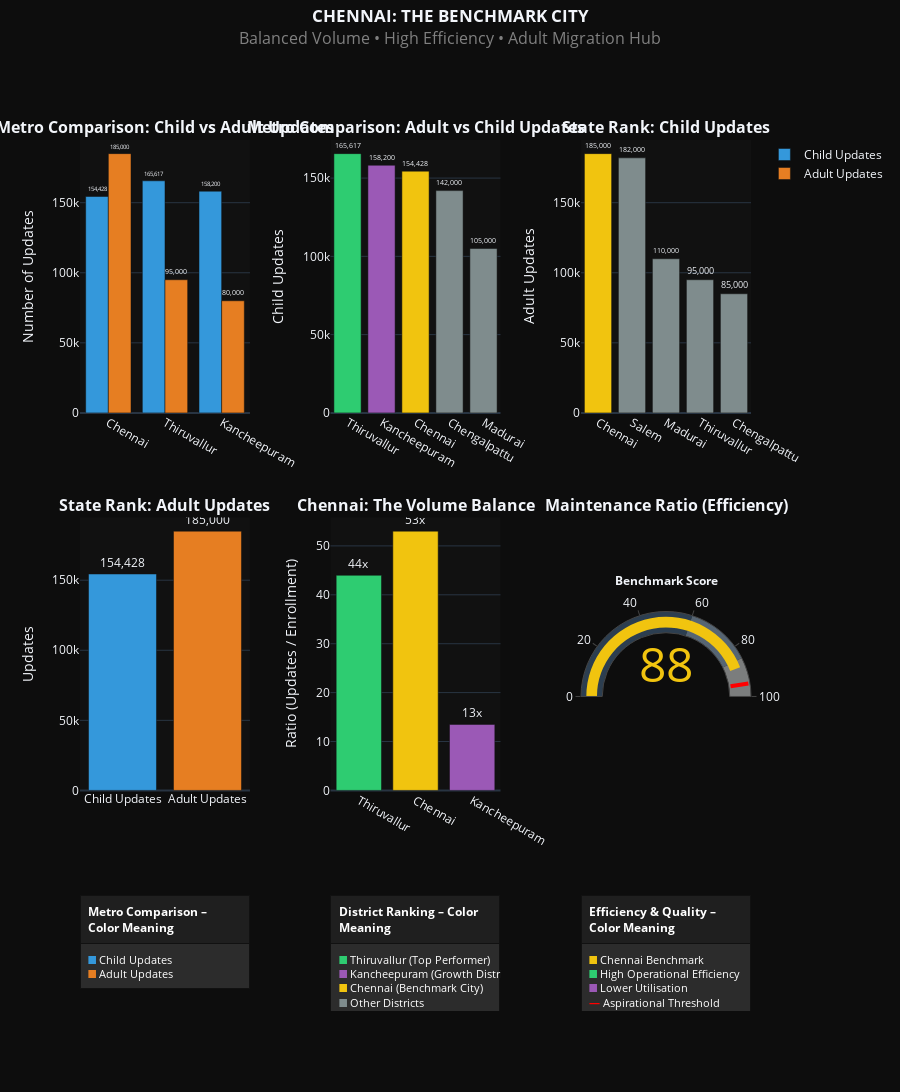

Here is the notebook cell this chart was saved with:
### Markdown cell above
---
# CHENNAI: THE BENCHMARK CITY
## How Chennai Achieves 5x Better Compliance
---

### Code cell
import pandas as pd
import plotly.graph_objects as go
from plotly.subplots import make_subplots

# ==========================================
# DATA
# ==========================================
data = {
    'district': ['Chennai', 'Thiruvallur', 'Kancheepuram', 'Chengalpattu', 'Salem', 'Madurai'],
    'child_updates': [154428, 165617, 158200, 142000, 90000, 105000],
    'adult_updates': [185000, 95000, 80000, 85000, 182000, 110000],
    'child_enrollment': [2913, 3765, 11722, 5000, 4500, 5500],
    'adult_enrollment': [218, 500, 1000, 800, 1500, 1200]
}
df = pd.DataFrame(data)

chennai = df[df['district'] == 'Chennai'].iloc[0]

# ==========================================
# COLORS
# ==========================================
COLORS = {
    'Chennai': '#F1C40F',
    'Thiruvallur': '#2ECC71',
    'Kancheepuram': '#9B59B6',
    'Child': '#3498DB',
    'Adult': '#E67E22',
    'Others': '#7F8C8D'
}
# ==========================================
# SUBPLOTS (TITLE FOR FIRST CHART INCLUDED)
# ==========================================
fig = make_subplots(
    rows=3, cols=3,
    subplot_titles=(
        '<b>Metro Comparison: Child vs Adult Updates</b>',   # ← FIRST GRAPH TITLE
        '<b>Metro Comparison: Adult vs Child Updates</b>',
        '<b>State Rank: Child Updates</b>',
        '<b>State Rank: Adult Updates</b>',
        '<b>Chennai: The Volume Balance</b>',
        '<b>Maintenance Ratio (Efficiency)</b>',
        '', '', ''
    ),
    specs=[
        [{'type': 'bar'}, {'type': 'bar'}, {'type': 'bar'}],
        [{'type': 'bar'}, {'type': 'bar'}, {'type': 'indicator'}],
        [{'type': 'table'}, {'type': 'table'}, {'type': 'table'}]
    ],
    row_heights=[0.35, 0.35, 0.15],
    vertical_spacing=0.12,
    horizontal_spacing=0.12
)


# ==========================================
# ROW 1 COL 1 — METRO COMPARISON
# ==========================================
metro_df = df[df['district'].isin(['Chennai', 'Thiruvallur', 'Kancheepuram'])]

fig.add_bar(
    x=metro_df['district'],
    y=metro_df['child_updates'],
    name='Child Updates',
    marker_color=COLORS['Child'],
    text=metro_df['child_updates'],
    texttemplate='%{text:,}',
    textposition='outside',
    row=1, col=1
)

fig.add_bar(
    x=metro_df['district'],
    y=metro_df['adult_updates'],
    name='Adult Updates',
    marker_color=COLORS['Adult'],
    text=metro_df['adult_updates'],
    texttemplate='%{text:,}',
    textposition='outside',
    row=1, col=1
)

# ==========================================
# ROW 1 COL 2 — CHILD RANK
# ==========================================
top_child = df.sort_values('child_updates', ascending=False).head(5)

fig.add_bar(
    x=top_child['district'],
    y=top_child['child_updates'],
    marker_color=[
        COLORS['Thiruvallur'] if d == 'Thiruvallur'
        else COLORS['Kancheepuram'] if d == 'Kancheepuram'
        else COLORS['Chennai'] if d == 'Chennai'
        else COLORS['Others']
        for d in top_child['district']
    ],
    text=top_child['child_updates'],
    texttemplate='%{text:,}',
    textposition='outside',
    showlegend=False,
    row=1, col=2
)

# ==========================================
# ROW 1 COL 3 — ADULT RANK
# ==========================================
top_adult = df.sort_values('adult_updates', ascending=False).head(5)

fig.add_bar(
    x=top_adult['district'],
    y=top_adult['adult_updates'],
    marker_color=[
        COLORS['Chennai'] if d == 'Chennai' else COLORS['Others']
        for d in top_adult['district']
    ],
    text=top_adult['adult_updates'],
    texttemplate='%{text:,}',
    textposition='outside',
    showlegend=False,
    row=1, col=3
)

# ==========================================
# ROW 2 COL 1 — BALANCE
# ==========================================
fig.add_bar(
    x=['Child Updates', 'Adult Updates'],
    y=[chennai['child_updates'], chennai['adult_updates']],
    marker_color=[COLORS['Child'], COLORS['Adult']],
    text=[chennai['child_updates'], chennai['adult_updates']],
    texttemplate='%{text:,}',
    textposition='outside',
    showlegend=False,
    row=2, col=1
)

# ==========================================
# ROW 2 COL 2 — MAINTENANCE RATIO
# ==========================================
ratios = [
    df.loc[df['district']=='Thiruvallur','child_updates'].values[0] /
    df.loc[df['district']=='Thiruvallur','child_enrollment'].values[0],
    chennai['child_updates'] / chennai['child_enrollment'],
    df.loc[df['district']=='Kancheepuram','child_updates'].values[0] /
    df.loc[df['district']=='Kancheepuram','child_enrollment'].values[0]
]

fig.add_bar(
    x=['Thiruvallur', 'Chennai', 'Kancheepuram'],
    y=ratios,
    marker_color=[COLORS['Thiruvallur'], COLORS['Chennai'], COLORS['Kancheepuram']],
    text=[f"{r:.0f}x" for r in ratios],
    textposition='outside',
    showlegend=False,
    row=2, col=2
)

# ==========================================
# ROW 2 COL 3 — GAUGE
# ==========================================
fig.add_trace(go.Indicator(
    mode="gauge+number",
    value=88,
    number={'font': {'size': 48, 'color': COLORS['Chennai']}},
    title={'text': "<b>Benchmark Score</b>"},
    gauge={
        'axis': {'range': [0, 100]},
        'bar': {'color': COLORS['Chennai']},
        'steps': [
            {'range': [0, 60], 'color': '#2C3E50'},
            {'range': [60, 85], 'color': '#566573'},
            {'range': [85, 100], 'color': '#7B7D7D'}
        ],
        'threshold': {'line': {'color': 'red', 'width': 4}, 'value': 95}
    }
), row=2, col=3)



# ==========================================
# LAYOUT
# ==========================================
fig.update_layout(
    template='plotly_dark',
    height=1200,
    title=dict(
        text="<b>CHENNAI: THE BENCHMARK CITY</b><br>"
             "<span style='font-size:16px;color:gray'>Balanced Volume • High Efficiency • Adult Migration Hub</span>",
        x=0.5,
        y=0.98
    ),
    margin=dict(l=80, r=80, t=140, b=80),
    barmode='group',
    plot_bgcolor='#111111',
    paper_bgcolor='#0d0d0d'
)

fig.update_yaxes(title_text="Number of Updates", row=1, col=1)
fig.update_yaxes(title_text="Child Updates", row=1, col=2)
fig.update_yaxes(title_text="Adult Updates", row=1, col=3)
fig.update_yaxes(title_text="Updates", row=2, col=1)
fig.update_yaxes(title_text="Ratio (Updates / Enrollment)", row=2, col=2)

# ==========================================================
# BOTTOM ROW — COLOR DENOTATION / LEGENDS
# ==========================================================

# ---- Legend 1: Metro Comparison (Child vs Adult)
fig.add_trace(
    go.Table(
        header=dict(
            values=["<b>Metro Comparison – Color Meaning</b>"],
            fill_color="#1f1f1f",
            font=dict(color="white", size=12),
            align="left"
        ),
        cells=dict(
            values=[[
                "<span style='color:#3498DB'><b>■</b></span> Child Updates<br>"
                "<span style='color:#E67E22'><b>■</b></span> Adult Updates"
            ]],
            fill_color="#2c2c2c",
            font=dict(color="white", size=11),
            align="left",
            height=40
        )
    ),
    row=3, col=1
)

# ---- Legend 2: District Ranking Charts
fig.add_trace(
    go.Table(
        header=dict(
            values=["<b>District Ranking – Color Meaning</b>"],
            fill_color="#1f1f1f",
            font=dict(color="white", size=12),
            align="left"
        ),
        cells=dict(
            values=[[
                "<span style='color:#2ECC71'><b>■</b></span> Thiruvallur (Top Performer)<br>"
                "<span style='color:#9B59B6'><b>■</b></span> Kancheepuram (Growth District)<br>"
                "<span style='color:#F1C40F'><b>■</b></span> Chennai (Benchmark City)<br>"
                "<span style='color:#7F8C8D'><b>■</b></span> Other Districts"
            ]],
            fill_color="#2c2c2c",
            font=dict(color="white", size=11),
            align="left",
            height=60
        )
    ),
    row=3, col=2
)

# ---- Legend 3: Efficiency & Quality Indicators
fig.add_trace(
    go.Table(
        header=dict(
            values=["<b>Efficiency & Quality – Color Meaning</b>"],
            fill_color="#1f1f1f",
            font=dict(color="white", size=12),
            align="left"
        ),
        cells=dict(
            values=[[
                "<span style='color:#F1C40F'><b>■</b></span> Chennai Benchmark<br>"
                "<span style='color:#2ECC71'><b>■</b></span> High Operational Efficiency<br>"
                "<span style='color:#9B59B6'><b>■</b></span> Lower Utilisation<br>"
                "<span style='color:red'><b>―</b></span> Aspirational Threshold"
            ]],
            fill_color="#2c2c2c",
            font=dict(color="white", size=11),
            align="left",
            height=60
        )
    ),
    row=3, col=3
)


fig.show()

### Figure 1 — Plotly figure (JSON) as saved in the notebook; plotly's stock layout.template omitted (floating-point values rounded to 4 significant figures)
{"data": [{"marker": {"color": "#3498DB"}, "name": "Child Updates", "text": [154400.0, 165600.0, 158200.0], "textposition": "outside", "texttemplate": "%{text:,}", "type": "bar", "x": ["Chennai", "Thiruvallur", "Kancheepuram"], "xaxis": "x", "y": [154428, 165617, 158200], "yaxis": "y"}, {"marker": {"color": "#E67E22"}, "name": "Adult Updates", "text": [185000.0, 95000.0, 80000.0], "textposition": "outside", "texttemplate": "%{text:,}", "type": "bar", "x": ["Chennai", "Thiruvallur", "Kancheepuram"], "xaxis": "x", "y": [185000, 95000, 80000], "yaxis": "y"}, {"marker": {"color": ["#2ECC71", "#9B59B6", "#F1C40F", "#7F8C8D", "#7F8C8D"]}, "showlegend": false, "text": [165600.0, 158200.0, 154400.0, 142000.0, 105000.0], "textposition": "outside", "texttemplate": "%{text:,}", "type": "bar", "x": ["Thiruvallur", "Kancheepuram", "Chennai", "Chengalpattu", "Madurai"], "xaxis": "x2", "y": [165617, 158200, 154428, 142000, 105000], "yaxis": "y2"}, {"marker": {"color": ["#F1C40F", "#7F8C8D", "#7F8C8D", "#7F8C8D", "#7F8C8D"]}, "showlegend": false, "text": [185000.0, 182000.0, 110000.0, 95000.0, 85000.0], "textposition": "outside", "texttemplate": "%{text:,}", "type": "bar", "x": ["Chennai", "Salem", "Madurai", "Thiruvallur", "Chengalpattu"], "xaxis": "x3", "y": [185000, 182000, 110000, 95000, 85000], "yaxis": "y3"}, {"marker": {"color": ["#3498DB", "#E67E22"]}, "showlegend": false, "text": ["154428", "185000"], "textposition": "outside", "texttemplate": "%{text:,}", "type": "bar", "x": ["Child Updates", "Adult Updates"], "xaxis": "x4", "y": [154428, 185000], "yaxis": "y4"}, {"marker": {"color": ["#2ECC71", "#F1C40F", "#9B59B6"]}, "showlegend": false, "text": ["44x", "53x", "13x"], "textposition": "outside", "type": "bar", "x": ["Thiruvallur", "Chennai", "Kancheepuram"], "xaxis": "x5", "y": [43.99, 53.01, 13.5], "yaxis": "y5"}, {"domain": {"x": [0.7467, 1], "y": [0.2541, 0.5671]}, "gauge": {"axis": {"range": [0, 100]}, "bar": {"color": "#F1C40F"}, "steps": [{"color": "#2C3E50", "range": [0, 60]}, {"color": "#566573", "range": [60, 85]}, {"color": "#7B7D7D", "range": [85, 100]}], "threshold": {"line": {"color": "red", "width": 4}, "value": 95}}, "mode": "gauge+number", "number": {"font": {"color": "#F1C40F", "size": 48}}, "title": {"text": "<b>Benchmark Score</b>"}, "type": "indicator", "value": 88}, {"cells": {"align": "left", "fill": {"color": "#2c2c2c"}, "font": {"color": "white", "size": 11}, "height": 40, "values": [["<span style='color:#3498DB'><b>■</b></span> Child Updates<br><span style='color:#E67E22'><b>■</b></span> Adult Updates"]]}, "domain": {"x": [0, 0.2533], "y": [0, 0.1341]}, "header": {"align": "left", "fill": {"color": "#1f1f1f"}, "font": {"color": "white", "size": 12}, "values": ["<b>Metro Comparison – Color Meaning</b>"]}, "type": "table"}, {"cells": {"align": "left", "fill": {"color": "#2c2c2c"}, "font": {"color": "white", "size": 11}, "height": 60, "values": [["<span style='color:#2ECC71'><b>■</b></span> Thiruvallur (Top Performer)<br><span style='color:#9B59B6'><b>■</b></span> Kancheepuram (Growth District)<br><span style='color:#F1C40F'><b>■</b></span> Chennai (Benchmark City)<br><span style='color:#7F8C8D'><b>■</b></span> Other Districts"]]}, "domain": {"x": [0.3733, 0.6267], "y": [0, 0.1341]}, "header": {"align": "left", "fill": {"color": "#1f1f1f"}, "font": {"color": "white", "size": 12}, "values": ["<b>District Ranking – Color Meaning</b>"]}, "type": "table"}, {"cells": {"align": "left", "fill": {"color": "#2c2c2c"}, "font": {"color": "white", "size": 11}, "height": 60, "values": [["<span style='color:#F1C40F'><b>■</b></span> Chennai Benchmark<br><span style='color:#2ECC71'><b>■</b></span> High Operational Efficiency<br><span style='color:#9B59B6'><b>■</b></span> Lower Utilisation<br><span style='color:red'><b>―</b></span> Aspirational Threshold"]]}, "domain": {"x": [0.7467, 1], "y": [0, 0.1341]}, "header": {"align": "left", "fill": {"color": "#1f1f1f"}, "font": {"color": "white", "size": 12}, "values": ["<b>Efficiency & Quality – Color Meaning</b>"]}, "type": "table"}], "layout": {"annotations": [{"font": {"size": 16}, "showarrow": false, "text": "<b>Metro Comparison: Child vs Adult Updates</b>", "x": 0.1267, "xanchor": "center", "xref": "paper", "y": 1, "yanchor": "bottom", "yref": "paper"}, {"font": {"size": 16}, "showarrow": false, "text": "<b>Metro Comparison: Adult vs Child Updates</b>", "x": 0.5, "xanchor": "center", "xref": "paper", "y": 1, "yanchor": "bottom", "yref": "paper"}, {"font": {"size": 16}, "showarrow": false, "text": "<b>State Rank: Child Updates</b>", "x": 0.8733, "xanchor": "center", "xref": "paper", "y": 1, "yanchor": "bottom", "yref": "paper"}, {"font": {"size": 16}, "showarrow": false, "text": "<b>State Rank: Adult Updates</b>", "x": 0.1267, "xanchor": "center", "xref": "paper", "y": 0.5671, "yanchor": "bottom", "yref": "paper"}, {"font": {"size": 16}, "showarrow": false, "text": "<b>Chennai: The Volume Balance</b>", "x": 0.5, "xanchor": "center", "xref": "paper", "y": 0.5671, "yanchor": "bottom", "yref": "paper"}, {"font": {"size": 16}, "showarrow": false, "text": "<b>Maintenance Ratio (Efficiency)</b>", "x": 0.8733, "xanchor": "center", "xref": "paper", "y": 0.5671, "yanchor": "bottom", "yref": "paper"}], "barmode": "group", "height": 1200, "margin": {"b": 80, "l": 80, "r": 80, "t": 140}, "paper_bgcolor": "#0d0d0d", "plot_bgcolor": "#111111", "title": {"text": "<b>CHENNAI: THE BENCHMARK CITY</b><br><span style='font-size:16px;color:gray'>Balanced Volume • High Efficiency • Adult Migration Hub</span>", "x": 0.5, "y": 0.98}, "xaxis": {"anchor": "y", "domain": [0, 0.2533]}, "xaxis2": {"anchor": "y2", "domain": [0.3733, 0.6267]}, "xaxis3": {"anchor": "y3", "domain": [0.7467, 1]}, "xaxis4": {"anchor": "y4", "domain": [0, 0.2533]}, "xaxis5": {"anchor": "y5", "domain": [0.3733, 0.6267]}, "yaxis": {"anchor": "x", "domain": [0.6871, 1], "title": {"text": "Number of Updates"}}, "yaxis2": {"anchor": "x2", "domain": [0.6871, 1], "title": {"text": "Child Updates"}}, "yaxis3": {"anchor": "x3", "domain": [0.6871, 1], "title": {"text": "Adult Updates"}}, "yaxis4": {"anchor": "x4", "domain": [0.2541, 0.5671], "title": {"text": "Updates"}}, "yaxis5": {"anchor": "x5", "domain": [0.2541, 0.5671], "title": {"text": "Ratio (Updates / Enrollment)"}}}}
